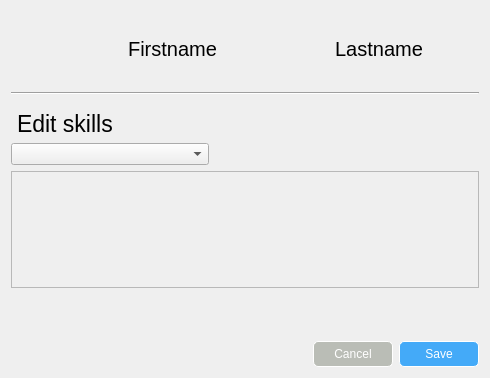
<?xml version="1.0" encoding="UTF-8"?>
<ui version="4.0">
 <class>EditSkillsDialog</class>
 <widget class="QDialog" name="EditSkillsDialog">
  <property name="geometry">
   <rect>
    <x>0</x>
    <y>0</y>
    <width>490</width>
    <height>378</height>
   </rect>
  </property>
  <property name="windowTitle">
   <string>Dialog</string>
  </property>
  <property name="styleSheet">
   <string notr="true">background:rgb(247, 252, 255);
color:rgb(1, 31, 54);\n</string>
  </property>
  <layout class="QVBoxLayout" name="verticalLayout">
   <item>
    <layout class="QHBoxLayout" name="horizontalLayout">
     <property name="topMargin">
      <number>10</number>
     </property>
     <property name="bottomMargin">
      <number>10</number>
     </property>
     <item>
      <widget class="QLabel" name="label">
       <property name="minimumSize">
        <size>
         <width>55</width>
         <height>55</height>
        </size>
       </property>
       <property name="maximumSize">
        <size>
         <width>55</width>
         <height>55</height>
        </size>
       </property>
       <property name="text">
        <string/>
       </property>
       <property name="pixmap">
        <pixmap resource="../resources/resources.qrc">:/images/User-Profile-PNG-Image.png</pixmap>
       </property>
       <property name="scaledContents">
        <bool>true</bool>
       </property>
      </widget>
     </item>
     <item>
      <widget class="QLabel" name="firstname_label">
       <property name="minimumSize">
        <size>
         <width>0</width>
         <height>25</height>
        </size>
       </property>
       <property name="font">
        <font>
         <pointsize>15</pointsize>
        </font>
       </property>
       <property name="text">
        <string>Firstname</string>
       </property>
       <property name="alignment">
        <set>Qt::AlignCenter</set>
       </property>
      </widget>
     </item>
     <item>
      <widget class="QLabel" name="lastname_label">
       <property name="minimumSize">
        <size>
         <width>0</width>
         <height>25</height>
        </size>
       </property>
       <property name="font">
        <font>
         <pointsize>15</pointsize>
        </font>
       </property>
       <property name="styleSheet">
        <string notr="true">background:rgba(248, 253, 255, 206);
color:rgb(1, 31, 54);\n</string>
       </property>
       <property name="text">
        <string>Lastname</string>
       </property>
       <property name="alignment">
        <set>Qt::AlignCenter</set>
       </property>
      </widget>
     </item>
    </layout>
   </item>
   <item>
    <widget class="Line" name="line">
     <property name="orientation">
      <enum>Qt::Horizontal</enum>
     </property>
    </widget>
   </item>
   <item>
    <widget class="QLabel" name="label_9">
     <property name="font">
      <font>
       <pointsize>17</pointsize>
      </font>
     </property>
     <property name="styleSheet">
      <string notr="true">margin-top:10px</string>
     </property>
     <property name="text">
      <string>Edit skills</string>
     </property>
    </widget>
   </item>
   <item>
    <layout class="QHBoxLayout" name="horizontalLayout_2" stretch="3,3,1">
     <item>
      <widget class="QComboBox" name="skills_comboBox"/>
     </item>
     <item>
      <spacer name="horizontalSpacer_2">
       <property name="orientation">
        <enum>Qt::Horizontal</enum>
       </property>
       <property name="sizeHint" stdset="0">
        <size>
         <width>40</width>
         <height>20</height>
        </size>
       </property>
      </spacer>
     </item>
     <item>
      <widget class="QPushButton" name="add_pushButton">
       <property name="cursor">
        <cursorShape>PointingHandCursor</cursorShape>
       </property>
       <property name="styleSheet">
        <string notr="true">QPushButton:hover
{
	border:1px solid grey;
	border-radius:5px;
	background:rgba(214, 239, 255, 231);
}</string>
       </property>
       <property name="text">
        <string/>
       </property>
       <property name="icon">
        <iconset resource="../resources/resources.qrc">
         <normaloff>:/images/plus.png</normaloff>:/images/plus.png</iconset>
       </property>
       <property name="iconSize">
        <size>
         <width>25</width>
         <height>25</height>
        </size>
       </property>
       <property name="flat">
        <bool>true</bool>
       </property>
      </widget>
     </item>
    </layout>
   </item>
   <item>
    <widget class="QScrollArea" name="scrollArea">
     <property name="widgetResizable">
      <bool>true</bool>
     </property>
     <widget class="QWidget" name="scrollAreaWidgetContents">
      <property name="geometry">
       <rect>
        <x>0</x>
        <y>0</y>
        <width>470</width>
        <height>96</height>
       </rect>
      </property>
     </widget>
    </widget>
   </item>
   <item>
    <spacer name="verticalSpacer">
     <property name="orientation">
      <enum>Qt::Vertical</enum>
     </property>
     <property name="sizeType">
      <enum>QSizePolicy::Fixed</enum>
     </property>
     <property name="sizeHint" stdset="0">
      <size>
       <width>17</width>
       <height>37</height>
      </size>
     </property>
    </spacer>
   </item>
   <item>
    <layout class="QHBoxLayout" name="horizontalLayout_9">
     <property name="topMargin">
      <number>10</number>
     </property>
     <item>
      <spacer name="horizontalSpacer">
       <property name="orientation">
        <enum>Qt::Horizontal</enum>
       </property>
       <property name="sizeHint" stdset="0">
        <size>
         <width>40</width>
         <height>20</height>
        </size>
       </property>
      </spacer>
     </item>
     <item>
      <widget class="QPushButton" name="cancel_pushButton">
       <property name="minimumSize">
        <size>
         <width>80</width>
         <height>0</height>
        </size>
       </property>
       <property name="cursor">
        <cursorShape>PointingHandCursor</cursorShape>
       </property>
       <property name="styleSheet">
        <string notr="true">QPushButton{
color:white;
background:rgb(186, 189, 182);
border:1px solid white;
border-radius:5px;
padding:5px;
}
</string>
       </property>
       <property name="text">
        <string>Cancel</string>
       </property>
       <property name="flat">
        <bool>true</bool>
       </property>
      </widget>
     </item>
     <item>
      <widget class="QPushButton" name="save_pushButton">
       <property name="minimumSize">
        <size>
         <width>80</width>
         <height>0</height>
        </size>
       </property>
       <property name="cursor">
        <cursorShape>PointingHandCursor</cursorShape>
       </property>
       <property name="styleSheet">
        <string notr="true">QPushButton{
color:white;
border:1px solid white;
border-radius:5px;
padding:5px;
background:rgb(68, 170, 248)
}
QPushButton:hover
{
	border:1px solid rgb(32, 74, 135);
	border-radius:5px;
	background:rgb(48, 162, 249);
}</string>
       </property>
       <property name="text">
        <string>Save</string>
       </property>
       <property name="flat">
        <bool>true</bool>
       </property>
      </widget>
     </item>
    </layout>
   </item>
  </layout>
 </widget>
 <resources>
  <include location="../resources/resources.qrc"/>
  <include location="../resources/resources.qrc"/>
 </resources>
 <connections/>
</ui>
